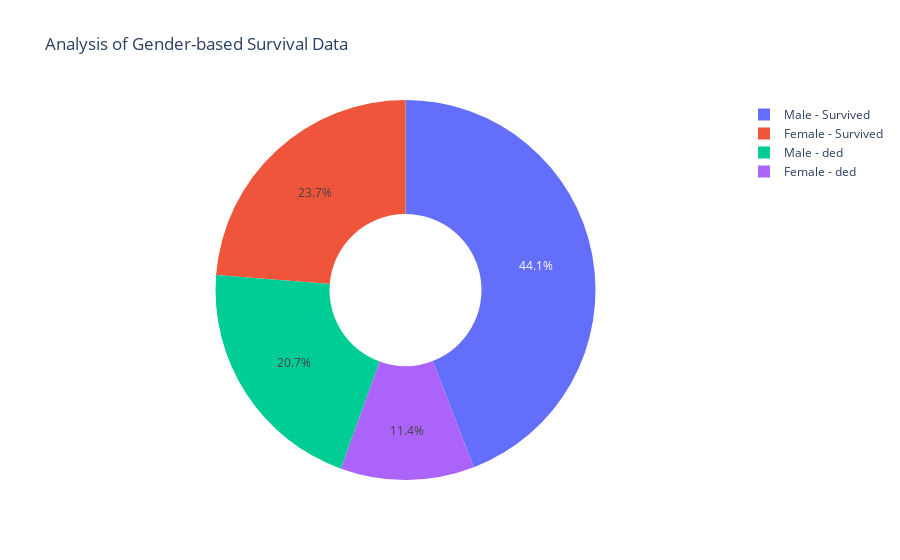

The notebook cell this image was saved under:
### Code cell
male = HEART_DATA[HEART_DATA["sex"] == 1]
female = HEART_DATA[HEART_DATA["sex"] == 0]

male_survive = male[HEART_DATA["DEATH_EVENT"] == 0]
male_ded = male[HEART_DATA["DEATH_EVENT"] == 1]
female_survive = female[HEART_DATA["DEATH_EVENT"] == 0]
female_ded = female[HEART_DATA["DEATH_EVENT"] == 1]

labels = ['Male - Survived', 'Male - ded', 'Female - Survived', 'Female - ded']
# pandas chaining, need more practice with this.
values = [len(male[HEART_DATA["DEATH_EVENT"] == 0]), len(male[HEART_DATA["DEATH_EVENT"] == 1]),
          len(female[HEART_DATA["DEATH_EVENT"] == 0]), len(female[HEART_DATA["DEATH_EVENT"] == 1])]

fig = go.Figure(data = [go.Pie(labels = labels, values = values, hole = 0.4)])
fig.update_layout(title_text = "Analysis of Gender-based Survival Data")
fig.show()

### Figure 1 — Plotly figure (JSON) as saved in the notebook; plotly's stock layout.template omitted (floating-point values rounded to 4 significant figures)
{"data": [{"hole": 0.4, "labels": ["Male - Survived", "Male - ded", "Female - Survived", "Female - ded"], "type": "pie", "values": [132, 62, 71, 34]}], "layout": {"title": {"text": "Analysis of Gender-based Survival Data"}}}
